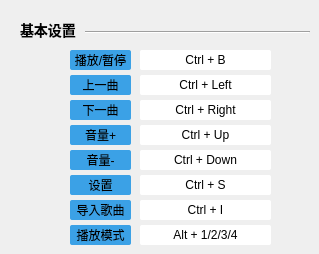
   <widget class="QWidget" name="second">
    <widget class="Line" name="line_S1">
     <property name="geometry">
      <rect>
       <x>85</x>
       <y>30</y>
       <width>225</width>
       <height>5</height>
      </rect>
     </property>
     <property name="orientation">
      <enum>Qt::Horizontal</enum>
     </property>
    </widget>
    <widget class="QLabel" name="baseSetShotKeyWidget">
     <property name="geometry">
      <rect>
       <x>20</x>
       <y>20</y>
       <width>60</width>
       <height>20</height>
      </rect>
     </property>
     <property name="styleSheet">
      <string notr="true">background-color:transparent;
font-size:14px;
font-weight:bold;</string>
     </property>
     <property name="text">
      <string>基本设置</string>
     </property>
    </widget>
    <widget class="QLabel" name="item_S1">
     <property name="geometry">
      <rect>
       <x>70</x>
       <y>50</y>
       <width>61</width>
       <height>20</height>
      </rect>
     </property>
     <property name="styleSheet">
      <string notr="true">background:#3BA1E6;border-radius:2px</string>
     </property>
     <property name="text">
      <string>播放/暂停</string>
     </property>
     <property name="alignment">
      <set>Qt::AlignCenter</set>
     </property>
    </widget>
    <widget class="QLabel" name="item_S2">
     <property name="geometry">
      <rect>
       <x>140</x>
       <y>50</y>
       <width>131</width>
       <height>20</height>
      </rect>
     </property>
     <property name="styleSheet">
      <string notr="true">background:white;border-radius:2px</string>
     </property>
     <property name="text">
      <string>Ctrl + B</string>
     </property>
     <property name="alignment">
      <set>Qt::AlignCenter</set>
     </property>
    </widget>
    <widget class="QLabel" name="item_S3">
     <property name="geometry">
      <rect>
       <x>70</x>
       <y>75</y>
       <width>61</width>
       <height>20</height>
      </rect>
     </property>
     <property name="styleSheet">
      <string notr="true">background:#3BA1E6;border-radius:2px</string>
     </property>
     <property name="text">
      <string>上一曲</string>
     </property>
     <property name="alignment">
      <set>Qt::AlignCenter</set>
     </property>
    </widget>
    <widget class="QLabel" name="item_S4">
     <property name="geometry">
      <rect>
       <x>140</x>
       <y>75</y>
       <width>131</width>
       <height>20</height>
      </rect>
     </property>
     <property name="styleSheet">
      <string notr="true">background:white;border-radius:2px</string>
     </property>
     <property name="text">
      <string>Ctrl + Left</string>
     </property>
     <property name="alignment">
      <set>Qt::AlignCenter</set>
     </property>
    </widget>
    <widget class="QLabel" name="item_S5">
     <property name="geometry">
      <rect>
       <x>70</x>
       <y>100</y>
       <width>61</width>
       <height>20</height>
      </rect>
     </property>
     <property name="styleSheet">
      <string notr="true">background:#3BA1E6;border-radius:2px</string>
     </property>
     <property name="text">
      <string>下一曲</string>
     </property>
     <property name="alignment">
      <set>Qt::AlignCenter</set>
     </property>
    </widget>
    <widget class="QLabel" name="item_S7">
     <property name="geometry">
      <rect>
       <x>70</x>
       <y>125</y>
       <width>61</width>
       <height>20</height>
      </rect>
     </property>
     <property name="styleSheet">
      <string notr="true">background:#3BA1E6;border-radius:2px</string>
     </property>
     <property name="text">
      <string>音量+</string>
     </property>
     <property name="alignment">
      <set>Qt::AlignCenter</set>
     </property>
    </widget>
    <widget class="QLabel" name="item_S9">
     <property name="geometry">
      <rect>
       <x>70</x>
       <y>150</y>
       <width>61</width>
       <height>20</height>
      </rect>
     </property>
     <property name="styleSheet">
      <string notr="true">background:#3BA1E6;border-radius:2px</string>
     </property>
     <property name="text">
      <string>音量-</string>
     </property>
     <property name="alignment">
      <set>Qt::AlignCenter</set>
     </property>
    </widget>
    <widget class="QLabel" name="item_S11">
     <property name="geometry">
      <rect>
       <x>70</x>
       <y>175</y>
       <width>61</width>
       <height>20</height>
      </rect>
     </property>
     <property name="styleSheet">
      <string notr="true">background:#3BA1E6;border-radius:2px</string>
     </property>
     <property name="text">
      <string>设置</string>
     </property>
     <property name="alignment">
      <set>Qt::AlignCenter</set>
     </property>
    </widget>
    <widget class="QLabel" name="item_S6">
     <property name="geometry">
      <rect>
       <x>140</x>
       <y>100</y>
       <width>131</width>
       <height>20</height>
      </rect>
     </property>
     <property name="styleSheet">
      <string notr="true">background:white;border-radius:2px</string>
     </property>
     <property name="text">
      <string>Ctrl + Right</string>
     </property>
     <property name="alignment">
      <set>Qt::AlignCenter</set>
     </property>
    </widget>
    <widget class="QLabel" name="item_S8">
     <property name="geometry">
      <rect>
       <x>140</x>
       <y>125</y>
       <width>131</width>
       <height>20</height>
      </rect>
     </property>
     <property name="styleSheet">
      <string notr="true">background:white;border-radius:2px</string>
     </property>
     <property name="text">
      <string>Ctrl + Up</string>
     </property>
     <property name="alignment">
      <set>Qt::AlignCenter</set>
     </property>
    </widget>
    <widget class="QLabel" name="item_S10">
     <property name="geometry">
      <rect>
       <x>140</x>
       <y>150</y>
       <width>131</width>
       <height>20</height>
      </rect>
     </property>
     <property name="styleSheet">
      <string notr="true">background:white;border-radius:2px</string>
     </property>
     <property name="text">
      <string>Ctrl + Down</string>
     </property>
     <property name="alignment">
      <set>Qt::AlignCenter</set>
     </property>
    </widget>
    <widget class="QLabel" name="item_S12">
     <property name="geometry">
      <rect>
       <x>140</x>
       <y>175</y>
       <width>131</width>
       <height>20</height>
      </rect>
     </property>
     <property name="styleSheet">
      <string notr="true">background:white;border-radius:2px</string>
     </property>
     <property name="text">
      <string>Ctrl + S</string>
     </property>
     <property name="alignment">
      <set>Qt::AlignCenter</set>
     </property>
    </widget>
    <widget class="QLabel" name="item_S14">
     <property name="geometry">
      <rect>
       <x>140</x>
       <y>200</y>
       <width>131</width>
       <height>20</height>
      </rect>
     </property>
     <property name="styleSheet">
      <string notr="true">background:white;border-radius:2px</string>
     </property>
     <property name="text">
      <string>Ctrl + I</string>
     </property>
     <property name="alignment">
      <set>Qt::AlignCenter</set>
     </property>
    </widget>
    <widget class="QLabel" name="item_S13">
     <property name="geometry">
      <rect>
       <x>70</x>
       <y>200</y>
       <width>61</width>
       <height>20</height>
      </rect>
     </property>
     <property name="styleSheet">
      <string notr="true">background:#3BA1E6;border-radius:2px</string>
     </property>
     <property name="text">
      <string>导入歌曲</string>
     </property>
     <property name="alignment">
      <set>Qt::AlignCenter</set>
     </property>
    </widget>
    <widget class="QLabel" name="item_S16">
     <property name="geometry">
      <rect>
       <x>140</x>
       <y>225</y>
       <width>131</width>
       <height>20</height>
      </rect>
     </property>
     <property name="styleSheet">
      <string notr="true">background:white;border-radius:2px</string>
     </property>
     <property name="text">
      <string>Alt + 1/2/3/4</string>
     </property>
     <property name="alignment">
      <set>Qt::AlignCenter</set>
     </property>
    </widget>
    <widget class="QLabel" name="item_S15">
     <property name="geometry">
      <rect>
       <x>70</x>
       <y>225</y>
       <width>61</width>
       <height>20</height>
      </rect>
     </property>
     <property name="styleSheet">
      <string notr="true">background:#3BA1E6;border-radius:2px</string>
     </property>
     <property name="text">
      <string>播放模式</string>
     </property>
     <property name="alignment">
      <set>Qt::AlignCenter</set>
     </property>
    </widget>
   </widget>
